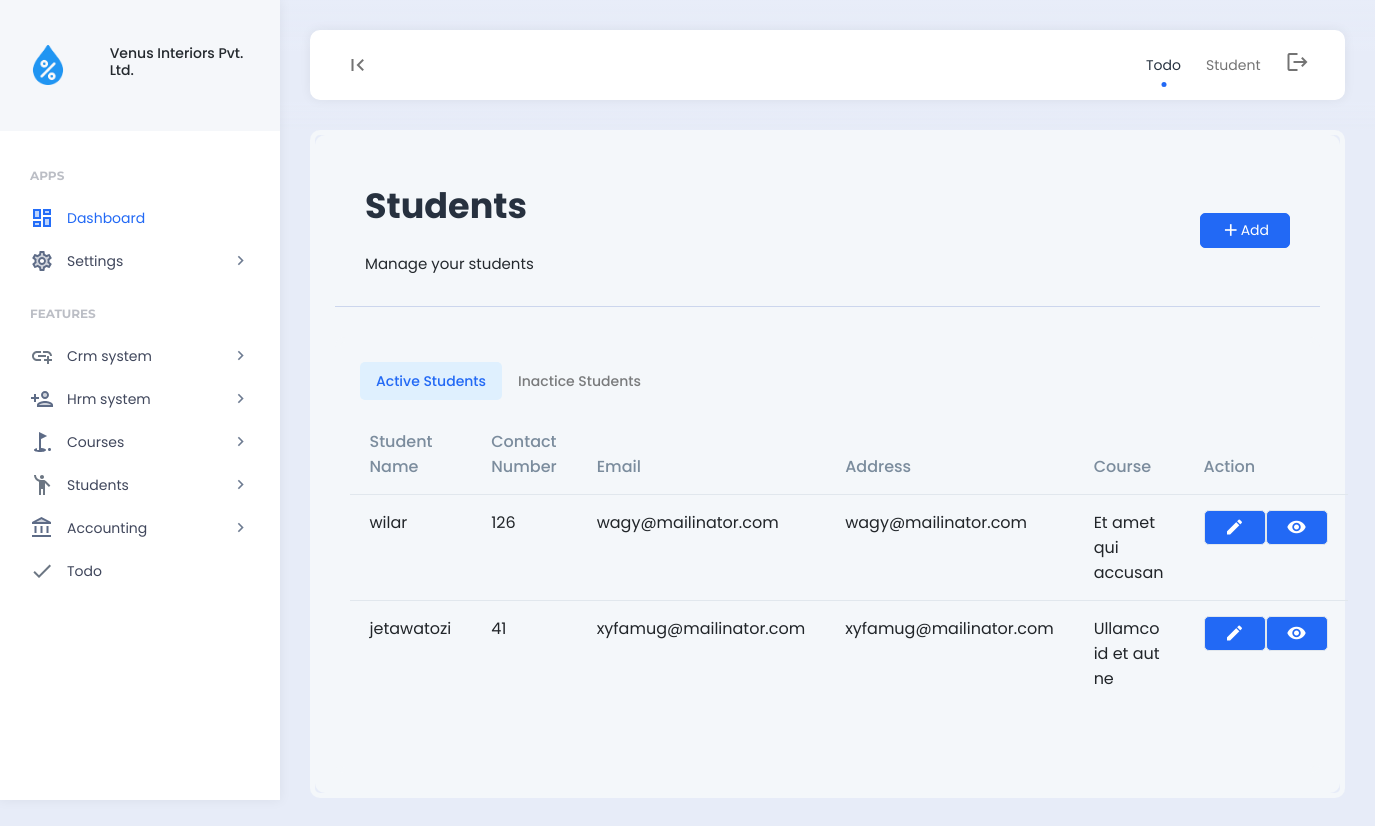
/student/ (signed in), run on an earlier commit of the app's database.
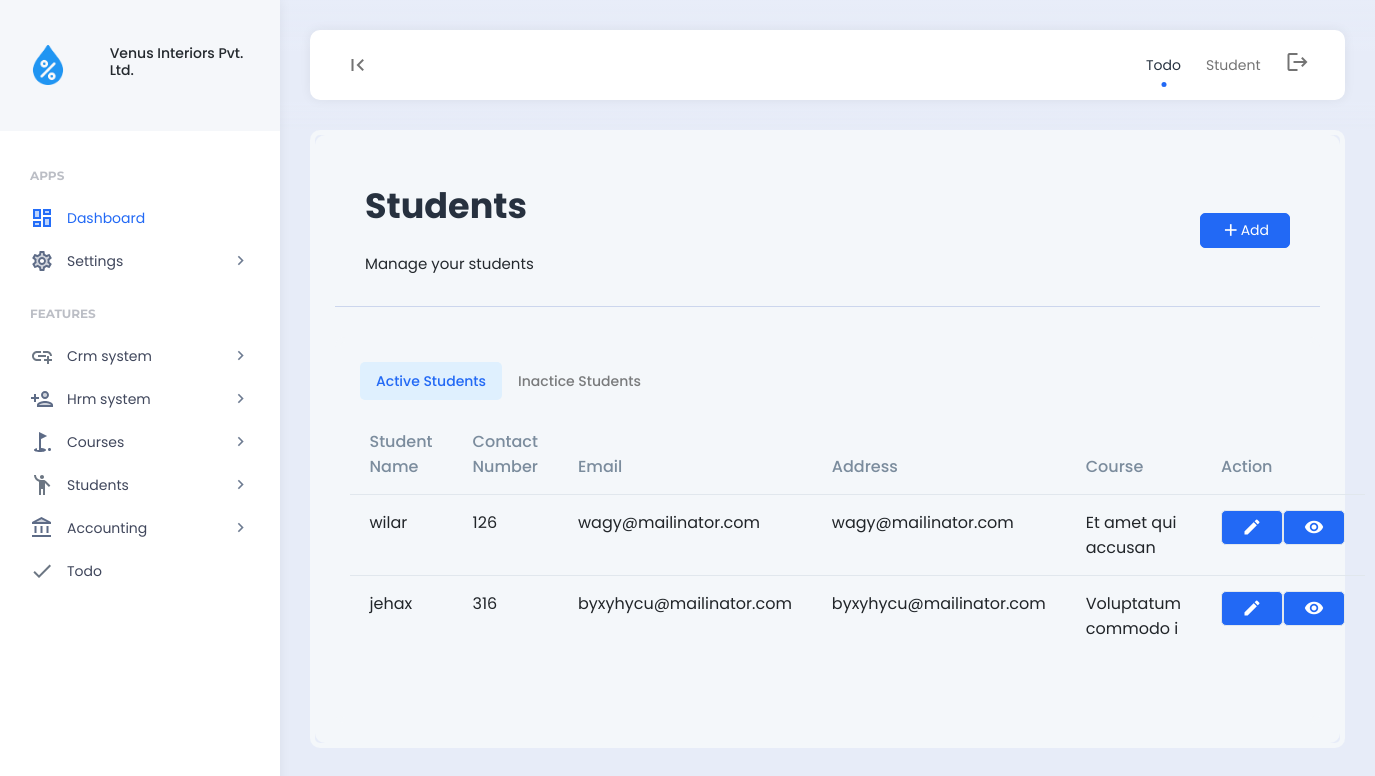
And on a later commit of the database.
### student/models.py (models this page shows)
class Student(models.Model):
    user = models.OneToOneField(User, on_delete=models.CASCADE)
    address = models.CharField(max_length=255)
    contact = models.CharField(max_length=100)
    enrollment_type = models.ForeignKey(EnrollmentType, on_delete=models.SET_NULL, null=True, blank=True)
    source = models.ForeignKey(StudentSource, on_delete=models.SET_NULL, null=True, blank=True)
    stage = models.ForeignKey(StudentStage, on_delete=models.SET_NULL, null=True, blank=True)
    assigned_to = models.ManyToManyField(Employee)
    course = models.ManyToManyField(Course)
    log_status = models.BooleanField(default=True)
    active = models.BooleanField(default=True)
    date_modified = models.DateTimeField(auto_now=True)
    created = models.DateTimeField(auto_now_add=True)
    def __str__(self):
        return self.user.first_name
    class Meta:
        verbose_name_plural = "02. Student"

### student/views.py (the view)
# urls.py: path('', include('student.urls')),
def student(request):
    if 'read_student' in custom_data_views(request):
        active_student = Student.objects.filter(active=True)
        closed_student = Student.objects.filter(active=False)
        print(active_student,closed_student)
        context = {
            'active_student': active_student,
            'closed_student': closed_student
        }
        return render(request,'student/student.html', context)
    else:
        messages.info(request, "Unauthorized access.")
        return redirect('home')

### templates/student/student.html (shortened to what this page needs)
{% include 'header.html' %}
<div class="app-content">
    <div class="content-wrapper">
        <div class="example-container">
            <div class="example-content bg-light">
                <div class="page-description d-flex align-items-center">
                    <div class="page-description-content flex-grow-1">
                        <h1>Students</h1>
                        <span>Manage your students</span>
                    </div>
                    <div class="page-description-actions">
                        <a href="{% url 'add_student' %}" class="btn btn-primary"><i class="material-icons">add</i>Add</a>
                    </div>
                </div>
				<div class="example-container">
					<div class="example-content">
						<ul class="nav nav-pills mb-3" id="pills-tab" role="tablist">
							<li class="nav-item" role="presentation">
								<button class="nav-link active" id="pills-home-tab" data-bs-toggle="pill" data-bs-target="#pills-home" type="button" role="tab" aria-controls="pills-home" aria-selected="true">Active Students</button>
							</li>
							<li class="nav-item" role="presentation">
								<button class="nav-link" id="pills-profile-tab" data-bs-toggle="pill" data-bs-target="#pills-profile" type="button" role="tab" aria-controls="pills-profile" aria-selected="false">Inactice Students</button>
							</li>
						</ul>
						<div class="tab-content" id="pills-tabContent">
							<div class="tab-pane fade show active" id="pills-home" role="tabpanel" aria-labelledby="pills-home-tab">
								<div class="row">
									<table id="datable_1" class="table nowrap w-100 mb-5">
										<thead>
											<tr>
												<th>Student Name</th>
												<th>Contact Number</th>
												<th>Email</th>
												<th>Address</th>
												<th>Course</th>
												<th>Action</th>
											</tr>
										</thead>
										<tbody>
											{% for student in active_student %}
											<tr>
												<td>{{student.user}}</td>
												<td>{{student.contact}}</td>
												<td>{{student.user.email}}</td>
												<td>{{student.user.email}}</td>
												<td>{{student.address}}</td>
												<td>
													<div class="d-flex align-items-center">
														<div class="d-flex">
															{% if 'update_student' in permissions %}
															<a href="{% url 'edit_student' id=student.id %}" class="btn btn-primary"><i class="material-icons">edit</i></a>
															{% endif %}
															{% if 'read_student' in permissions %}
															<a href="{% url 'view_student' id=student.id %}" class="btn btn-primary"><i class="material-icons">visibility</i></a>
															{% endif %}
														</div>
													</div>
												</td>
											</tr>
											{% endfor %}
										</tbody>
									</table>
								</div>
							</div>
						</div>
					</div>
				</div>
            </div>
        </div>
    </div>
</div>
{% include 'footer.html' %}

What changed in the data, as far as the page shows it:
removed Student: user "jetawatozi", contact "41", user.email "xyfamug@mailinator.com", address "Ullamco id et aut ne"
added Student: user "jehax", contact "316", user.email "byxyhycu@mailinator.com", address "Voluptatum commodo i"
